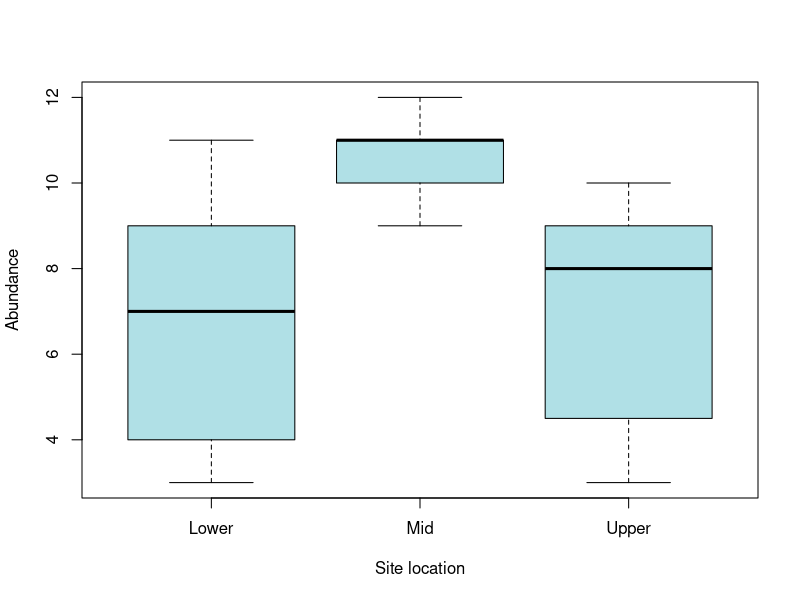
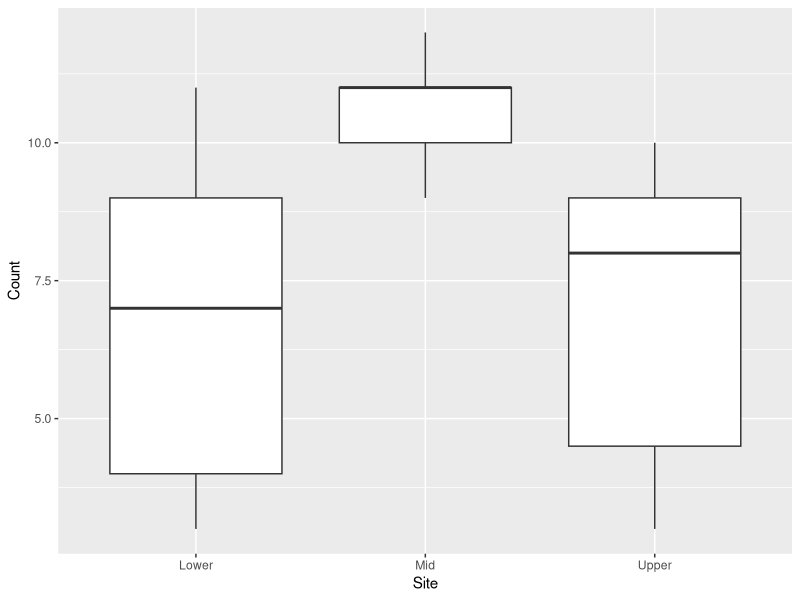
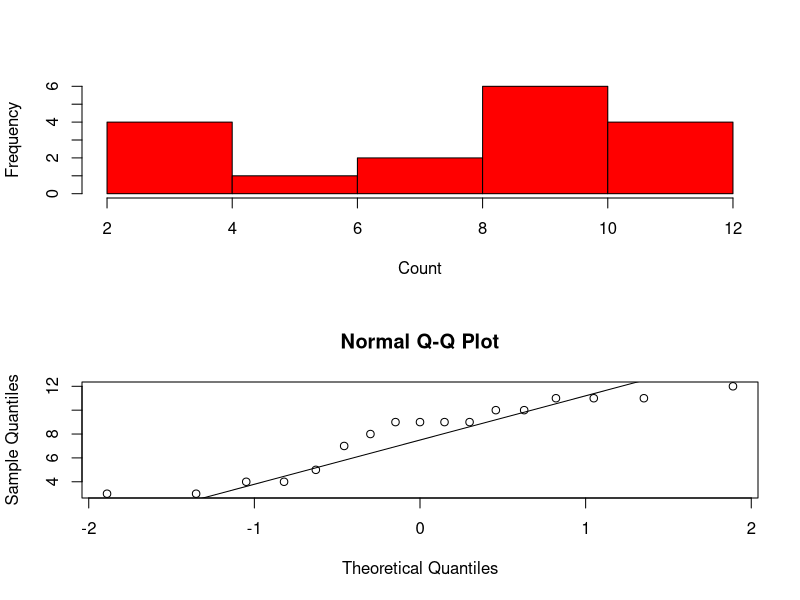
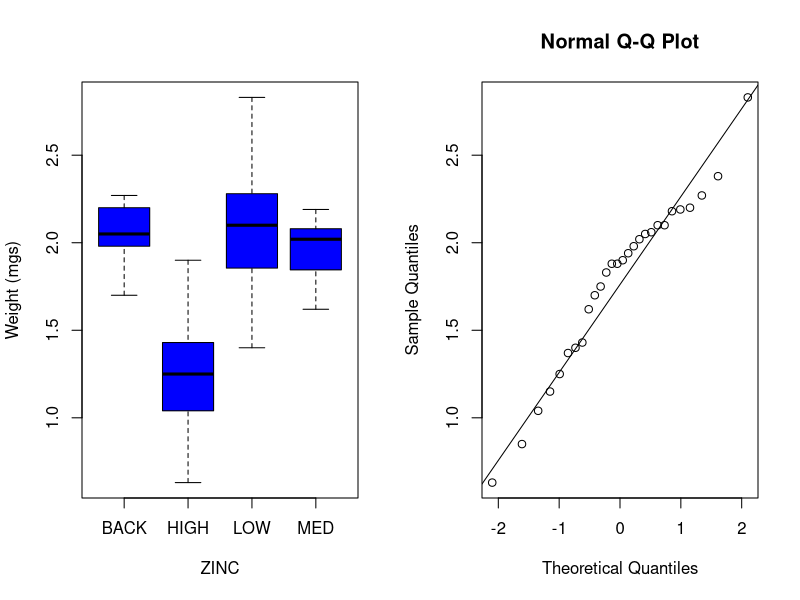
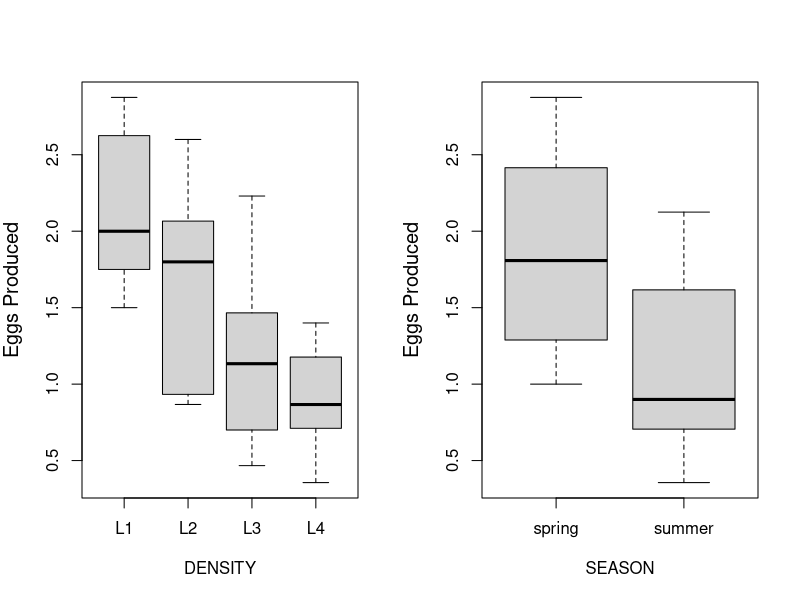
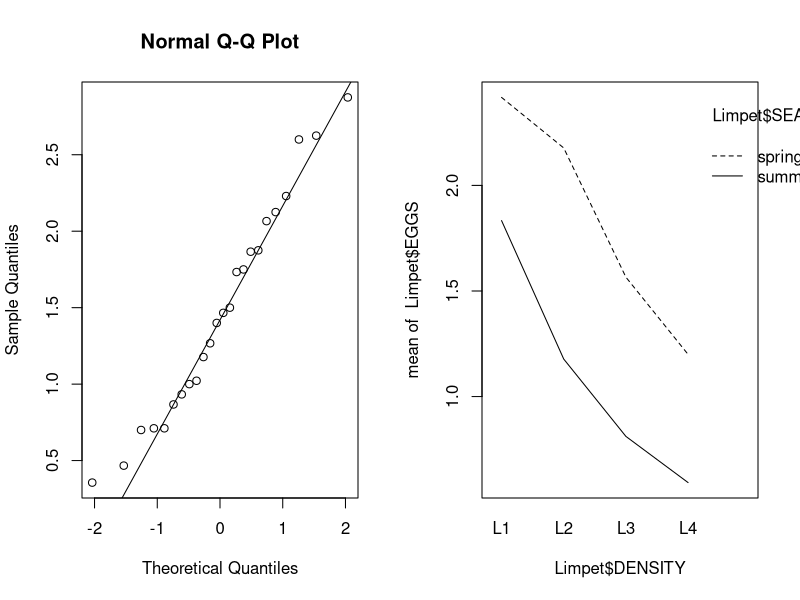
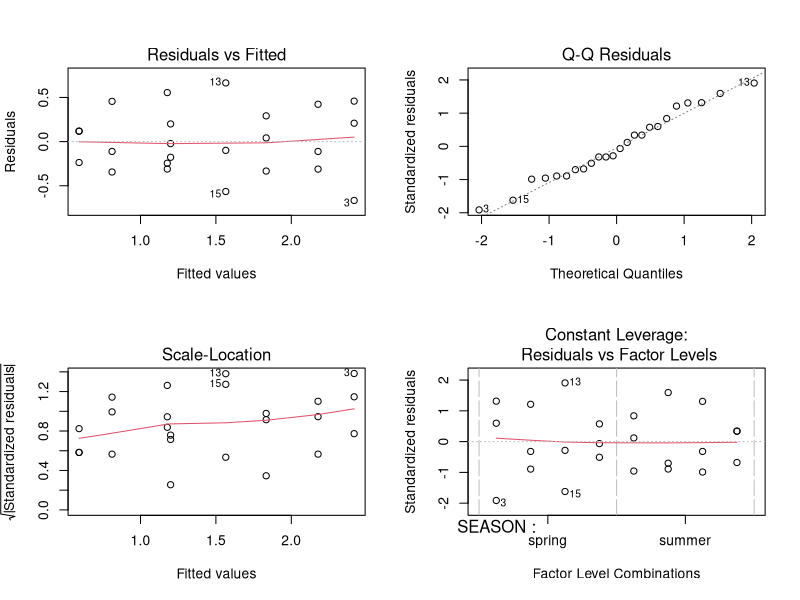
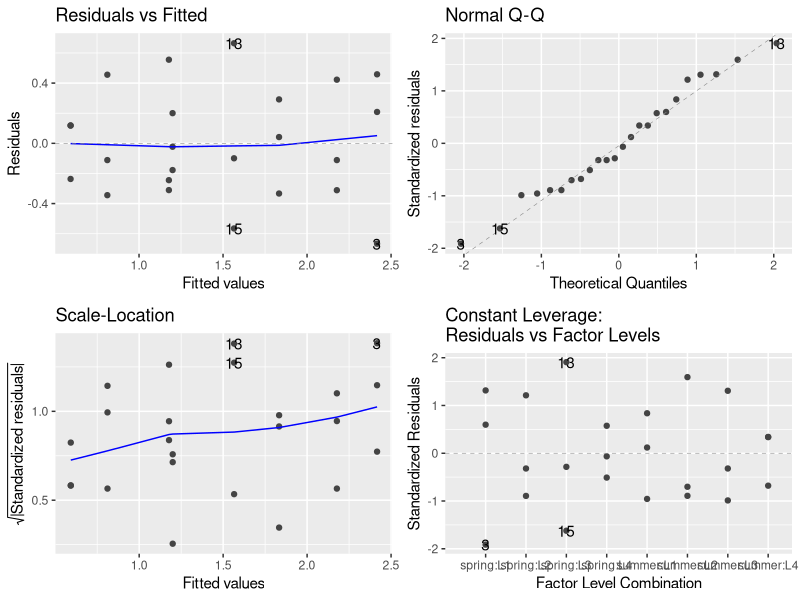

The R script that drew these images, in order:
## ---- chunk 1
library(tidyverse)
library(ggfortify) # has the autoplot function for creating the validation plots
library(car) 
## ---- chunk 2
Hog <- read.csv("Hoglouse.csv")
## ---- chunk 3
glimpse(Hog)
## ---- chunk 4
boxplot(Hog$Count ~ Hog$ Site, col = "powderblue", xlab="Site location", ylab = "Abundance") # Not symetrical so not normally distributed
## ---- chunk 5
ggplot(Hog, aes(Site, Count)) + geom_boxplot() #+ xlab("Site location") + ylab("Abundance"))
## ---- chunk 6
par(mfrow = c(2, 1))
hist(Hog$Count, main = "", col = "red", xlab = "Count")
qqnorm(Hog$Count); qqline(Hog$Count)
## ---- chunk 7
shapiro.test(Hog$Count)
## ---- chunk 8
leveneTest(Hog$Count, Hog$Site) # looks fine
## ---- chunk 9
Upper <- subset(Hog, Site == "Upper")
Mid <- subset(Hog, Site == "Mid")
Lower <- subset(Hog, Site == "Lower")
var(Upper$Count)
var(Mid$Count)
var(Lower$Count)
## ---- chunk 10
kruskal.test(Hog$Count ~ Hog$Site)
## ---- chunk 11
Upper_Mid = filter(Hog,Site %in% c("Upper","Mid")) # uses dplyr to subset using multiple criteria
Mid_Lower = filter(Hog,Site %in% c("Mid","Lower"))
Upper_Lower = filter(Hog,Site %in% c("Upper","Lower"))
## ---- chunk 12
Algal <- read.csv("Medley.csv")
## ---- chunk 13
glimpse(Algal)
## ---- chunk 14
Algal$ZINC <-as.factor(Algal$ZINC)
## ---- chunk 15
glimpse(Algal)
## ---- chunk 16
par(mfrow=c(1,2))
boxplot(DIVERSITY ~ ZINC, data = Algal, col = "blue", ylab = "Weight (mgs)")
qqnorm(Algal$DIVERSITY); qqline(Algal$DIVERSITY)
## ---- chunk 17
shapiro.test(Algal$DIVERSITY)
## ---- chunk 18
leveneTest(Algal$DIVERSITY, Algal$ZINC)
## ---- chunk 19
summary(aov(DIVERSITY ~ ZINC, data = Algal)) # Note we can nest the summary command in the Anova call
## ---- chunk 20
Model <- aov(DIVERSITY ~ ZINC, data = Algal)
summary(Model)
## ---- chunk 21
TukeyHSD(Model)
## ---- chunk 22
Limpet <- read.csv("Quinn.csv")
## ---- chunk 23
glimpse(Limpet)
## ---- chunk 24
Limpet$DENSITY <- as.factor(Limpet$DENSITY)
Limpet$SEASON <- as.factor(Limpet$SEASON)
## ---- chunk 25

par(mfrow=c(1,2))
plot(EGGS ~ DENSITY, data = Limpet, pch = 19,cex = 1.5,
     ylab = list("Eggs Produced", cex = 1.2))

plot(EGGS ~ SEASON, data = Limpet, pch = 19,cex = 1.5,
     ylab = list("Eggs Produced", cex = 1.2))
## ---- chunk 26
qqnorm(Limpet$EGGS); qqline(Limpet$EGGS)
## ---- chunk 27
shapiro.test(Limpet$EGGS)
## ---- chunk 28
leveneTest(EGGS~DENSITY, data = Limpet)
leveneTest(EGGS~SEASON, data = Limpet)

## ---- chunk 29
interaction.plot(Limpet$DENSITY, Limpet$SEASON, Limpet$EGGS, fun = mean)
## ---- chunk 30
Limpet_aov <- aov(EGGS ~ SEASON * DENSITY, data = Limpet)
## ---- chunk 31
summary(Limpet_aov)
## ---- chunk 32
par(mfrow = c(2, 2)) # set graphics device toplot four graphs in a 2 x 2 matrix
plot(Limpet_aov)
## ---- chunk 33
autoplot(Limpet_aov) # called from ggfortify library
